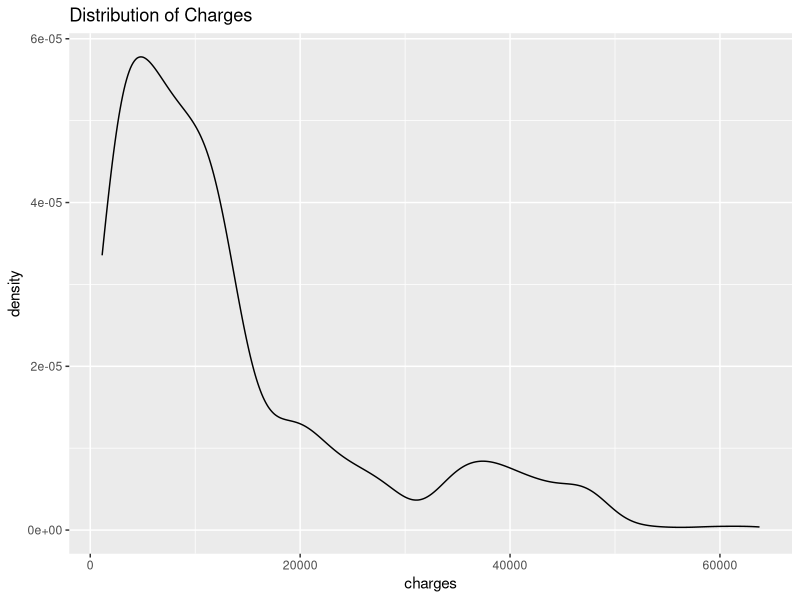
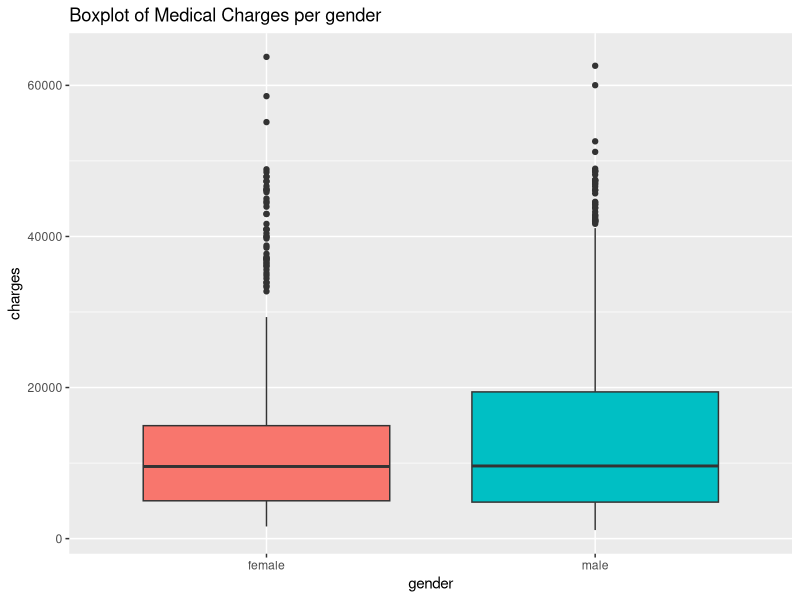
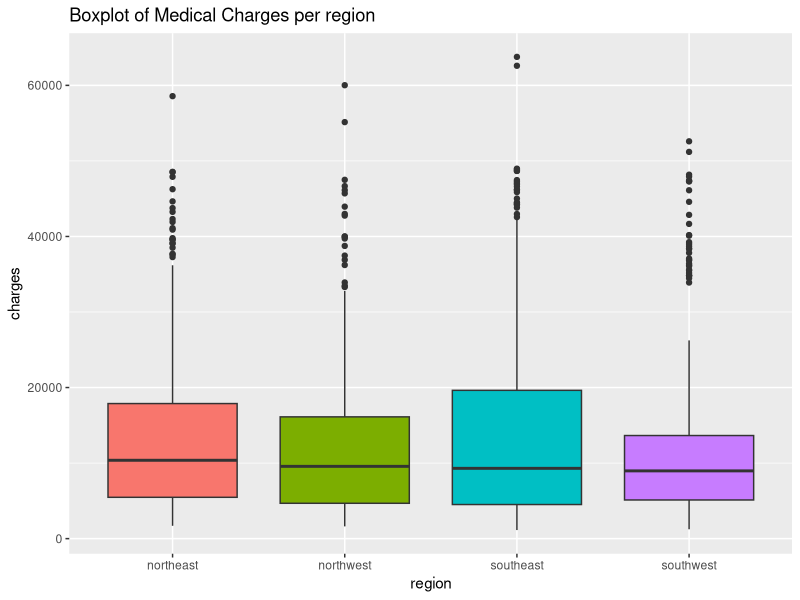
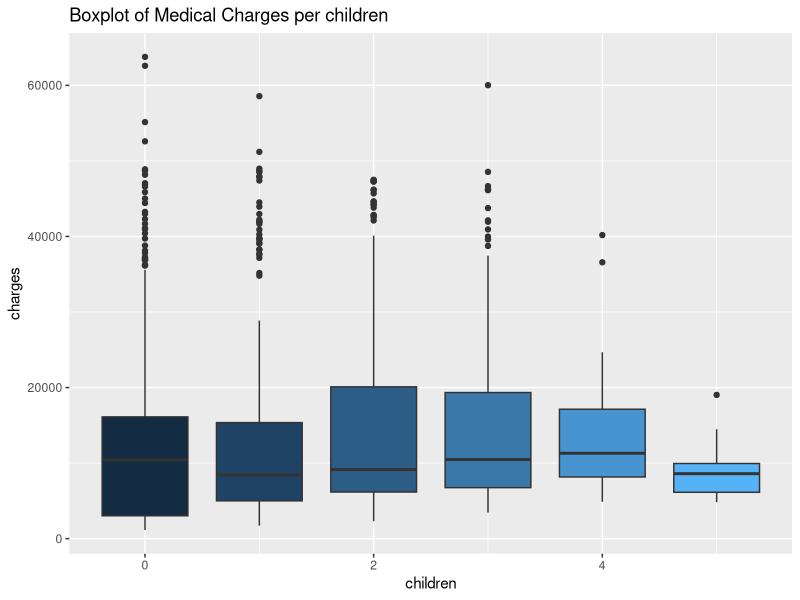
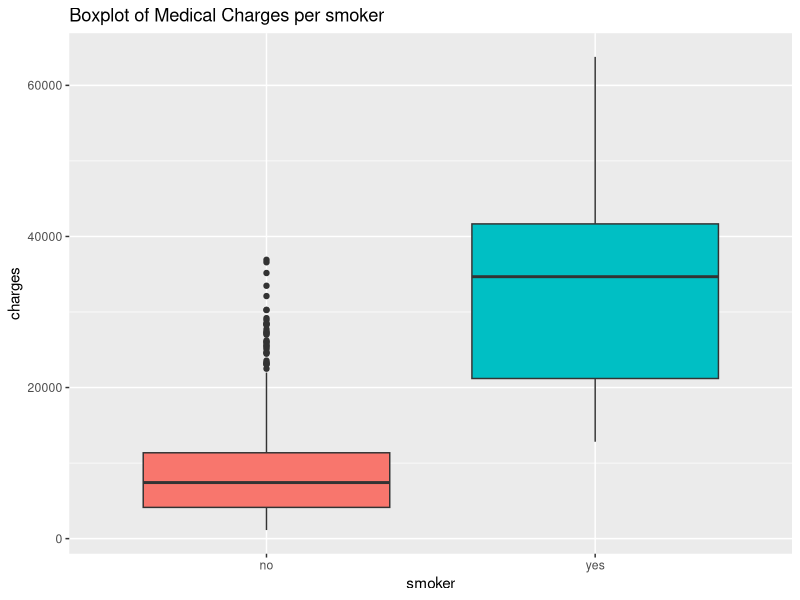
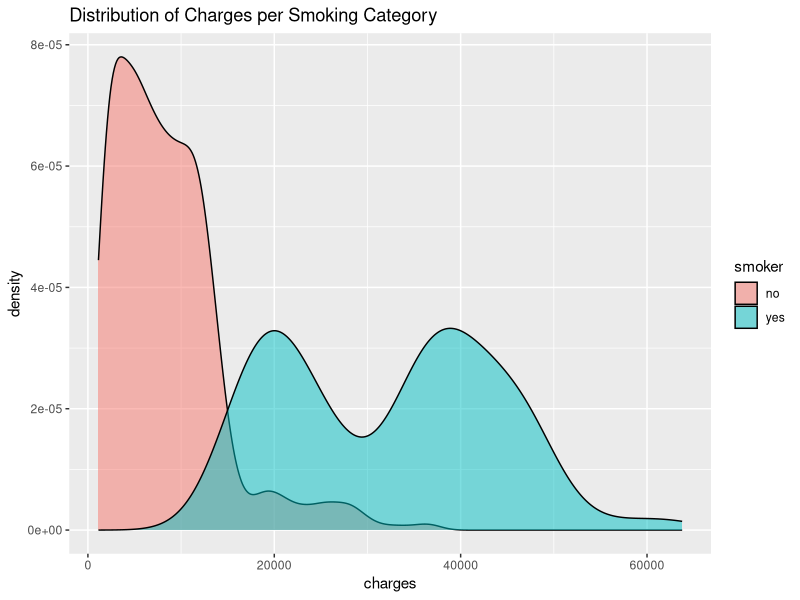
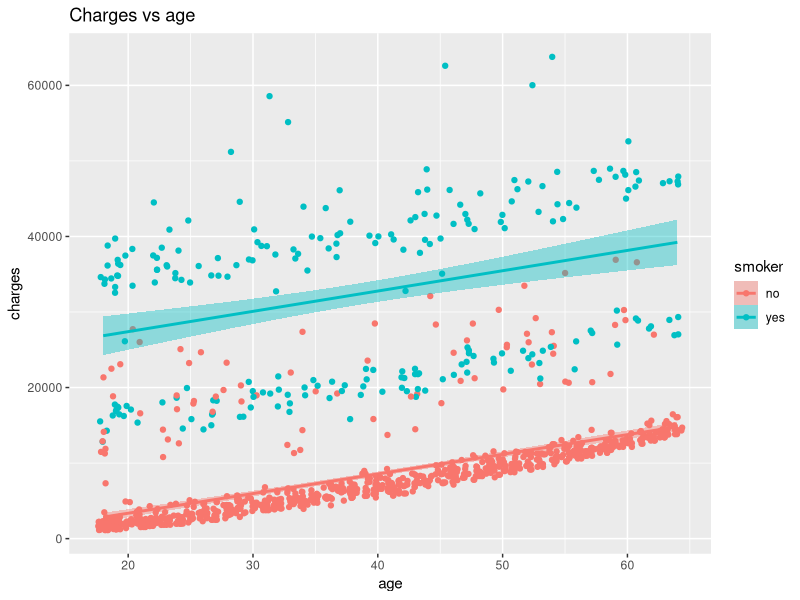
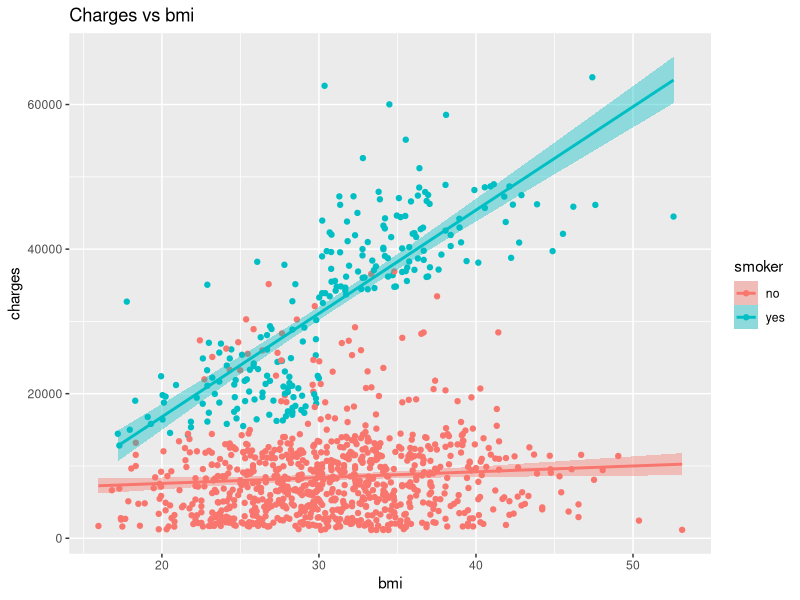

These charts were generated, in order, by the following R code:
setwd("D:/Degree/SEM4/DS CP")

library(dplyr)          # data wrangling
library(ggplot2)        # graphing
library(caret)          # machine learning functions
library(MLmetrics)      # machine learning metrics
library(car)            # VIF calculation
library(lmtest)         # linear regression model testing
library(GGally)         # correlation plot
library(jsonlite)

train <- read.csv("train.csv", stringsAsFactors=TRUE)
test <- read.csv("test.csv", stringsAsFactors=TRUE)
glimpse(train)

train[duplicated(train), ] # check duplicates in train dataset

colSums(is.na(train)) # check missing values
colSums(is.na(test))  # check missing values

summary(train)

ggplot(data = train, aes(x = charges)) + 
  geom_density(alpha = 0.5) + 
  ggtitle("Distribution of Charges")

for (col in c('gender', 'region', 'children', 'smoker')) {
  plot <- ggplot(data = train,
                 aes_string(x = col, y = 'charges', group = col, fill = col)) + 
    geom_boxplot(show.legend = FALSE) + 
    ggtitle(glue::glue("Boxplot of Medical Charges per {col}"))
  print(plot)
}

ggplot(data = train, aes(x = charges, fill = smoker)) + 
  geom_density(alpha = 0.5) + 
  ggtitle("Distribution of Charges per Smoking Category")

# analyze the medical charges by age, bmi and children according to the smoker factor.

for (feat in c('age', 'bmi', 'children')) {
  plot <- ggplot(data = train, aes_string(x = feat, y = 'charges', group = 'smoker', fill = 'smoker', col = 'smoker')) + 
    geom_jitter() + 
    geom_smooth(method = 'lm') +
    ggtitle(glue::glue("Charges vs {feat}"))  
  print(plot)
}

#correlations between features as follows

ggcorr(train %>% mutate_if(is.factor, as.numeric), label = TRUE)

true <- 10000
pred <- seq(from = 1000, to = 19000, length.out = 181)
x <- pred - true
rmse <- (x ^ 2) ^ 0.5
rmsle <- ((log(pred) - log(true)) ^ 2) ^ 0.5

par(mfrow = c(1, 2))
plot(x = x, y = rmse, 
     type = "l", 
     main = "Root Mean Squared Error", 
     xlab = "Error (prediction - actual)", ylab = "RMSE")
plot(x = x, y = rmsle, 
     type = "l", 
     main = "Root Mean Squared Logarithmic Error", 
     xlab = "Error (prediction - actual)", ylab = "RMSLE")


# Linear regression

temp <- lm(charges ~ ., data = train)
step(temp)

lm_all <- lm(formula = charges ~ age + bmi + children + smoker, data = train)
y_pred <- predict(lm_all, test)
mae <- MAE(y_pred, test$charges)
rmse <- RMSE(y_pred, test$charges)

y_pred[y_pred <=0]

eps <- 1e-10 # small constant value
rmsle <- RMSLE(pmax(y_pred[-149], eps), test$charges[-149])
lin_reg <- cbind("MAE" = mae, "RMSE" = rmse, "RMSLE" = rmsle)
lin_reg
summary(lm_all)

accuracy_mae <- (1 - (mae / mean(test$charges))) * 100
accuracy_rmse <- (1 - (rmse / mean(test$charges))) * 100

# print results
cat("Accuracy (MAE):", round(accuracy_mae, 2), "%\n")
cat("Accuracy (RMSE):", round(accuracy_rmse, 2), "%\n")


# Save the model to a file
saveRDS(lm_all, file = "medical_charges_model.rds")
